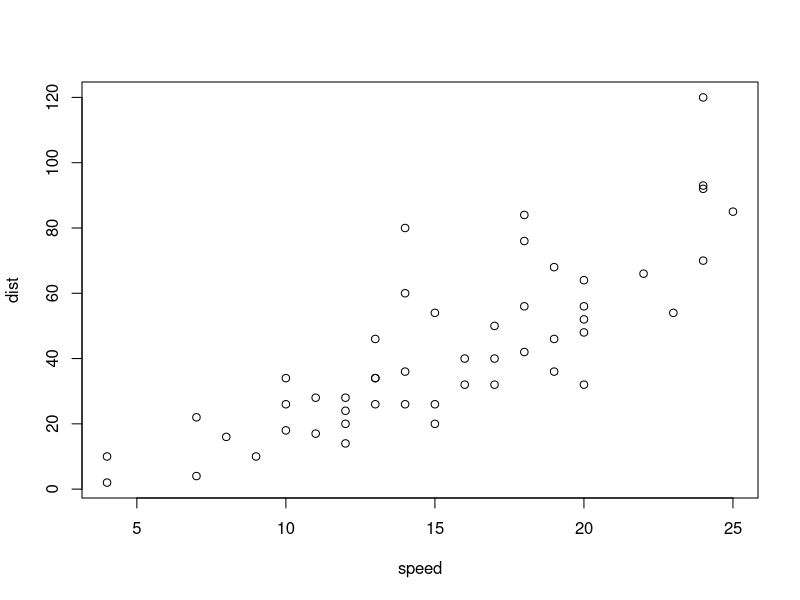
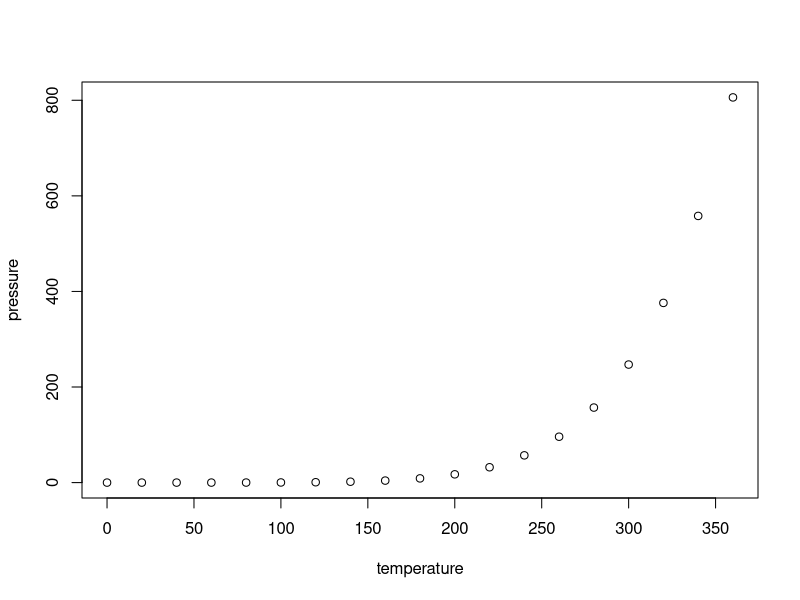
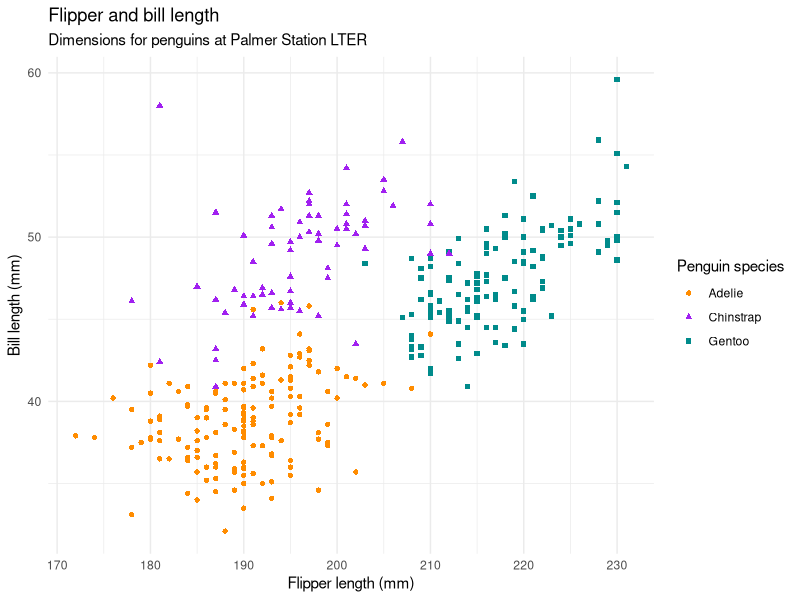

R code for these plots, in order:
## ---- chunk 1
#| echo: true
1 + 1
## ---- chunk 2
#| echo: true
#| layout-ncol: 2
#| fig-cap: 
#|   - "Speed and Stopping Distances of Cars"
#|   - "Vapor Pressure of Mercury as a Function of Temperature"

plot(cars)
plot(pressure)
## ---- chunk 3
#| label: plot-penguins
#| warning: false
#| echo: true
library(palmerpenguins)
library(ggplot2)
ggplot(penguins, 
       aes(x = flipper_length_mm, y = bill_length_mm)) +
  geom_point(aes(color = species, shape = species)) +
  scale_color_manual(values = c("darkorange","purple","cyan4")) +
  labs(
    title = "Flipper and bill length",
    subtitle = "Dimensions for penguins at Palmer Station LTER",
    x = "Flipper length (mm)", y = "Bill length (mm)",
    color = "Penguin species", shape = "Penguin species"
  ) +
  theme_minimal()
